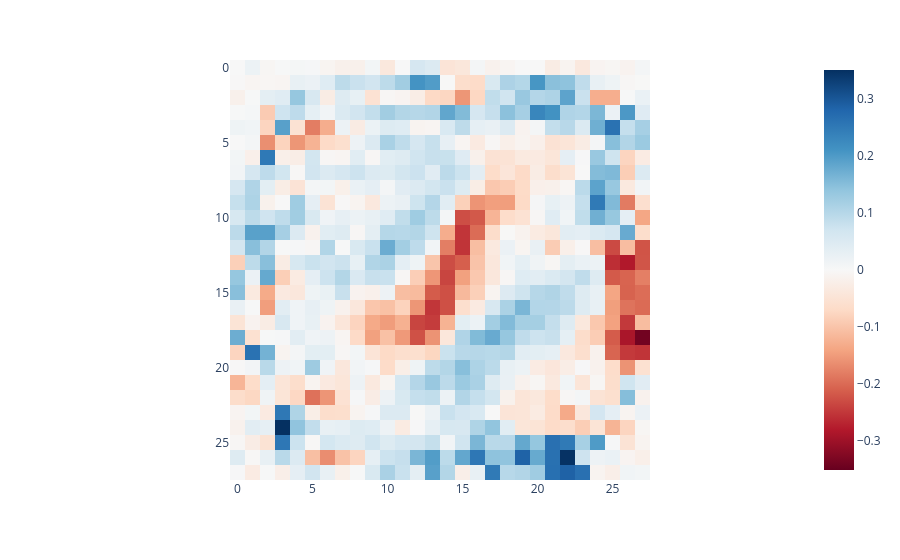

Notebook cell for this chart:
### Code cell
px.imshow(vecs[1, -1].view(28, 28).cpu(), color_continuous_midpoint=0, color_continuous_scale="RdBu")

### Figure 1 — Plotly figure (JSON) as saved in the notebook; plotly's stock layout.template omitted (floating-point values rounded to 4 significant figures; data arrays with more than 128 entries replaced by an {"elided": "..."} marker saying what was removed)
{"data": [{"coloraxis": "coloraxis", "hovertemplate": "x: %{x}<br>y: %{y}<br>color: %{z}<extra></extra>", "name": "0", "type": "heatmap", "xaxis": "x", "yaxis": "y", "z": {"elided": "28x28 float values"}}], "layout": {"coloraxis": {"cmid": 0, "colorscale": [[0, "rgb(103,0,31)"], [0.1, "rgb(178,24,43)"], [0.2, "rgb(214,96,77)"], [0.3, "rgb(244,165,130)"], [0.4, "rgb(253,219,199)"], [0.5, "rgb(247,247,247)"], [0.6, "rgb(209,229,240)"], [0.7, "rgb(146,197,222)"], [0.8, "rgb(67,147,195)"], [0.9, "rgb(33,102,172)"], [1, "rgb(5,48,97)"]]}, "margin": {"t": 60}, "xaxis": {"anchor": "y", "constrain": "domain", "domain": [0, 1], "scaleanchor": "y"}, "yaxis": {"anchor": "x", "autorange": "reversed", "constrain": "domain", "domain": [0, 1]}}}
